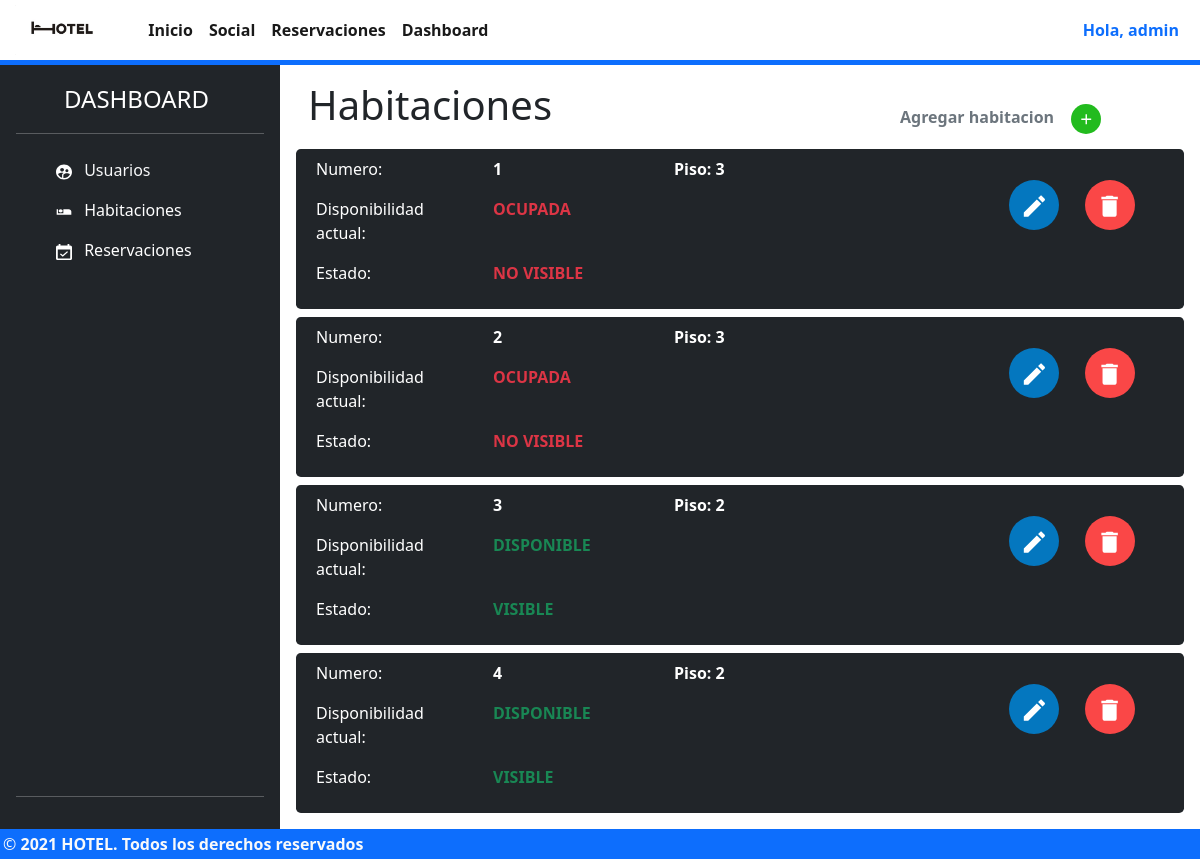
The app's page /dashboard/habitaciones (signed in), older data.
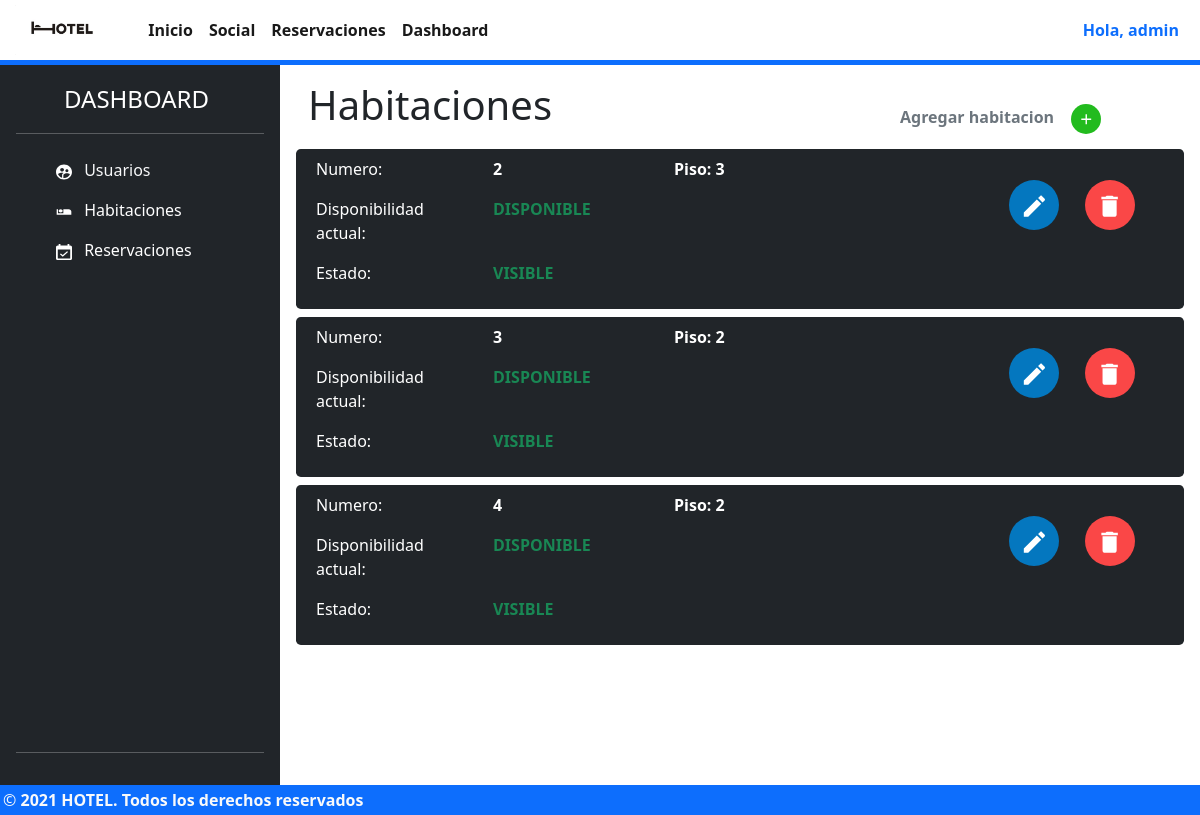
The same page, newer data.
### tables this page shows
CREATE TABLE "room" (
	"id_room"	INTEGER NOT NULL UNIQUE,
	"state"	BLOB NOT NULL,
	"visibility"	BLOB NOT NULL,
	"floor"	INTEGER,
	PRIMARY KEY("id_room" AUTOINCREMENT)
);

### app.py (the view)
@app.route("/dashboard/habitaciones", methods=["GET", "POST"])
def dashboard_habitacion_page():
    if request.method == "POST":
        state=request.form["state"]
        visibility=request.form["visibility"]
        floor=request.form["floor"]
        add_room(state, visibility, floor)
    rooms=get_room()
    tempSession = getCurrentUser()
    return render_template('habitacion.dashboard.html',rooms=rooms, session = {"login": tempSession["login"], "user": tempSession["user"]})

### app.py (called while the page is built)
def getCurrentUser():
    if 'email' in session:
        email = session['email']
        db = sqlite3.connect('hotel_db.db')
        sentencia = "SELECT * FROM user where email='"+email+"'"
        cursor = db.cursor()
        cursor.execute(sentencia)
        data = cursor.fetchall()
        db.close()
        if(len(data) > 0):
            user = {
            "id": data[0][0],
            "name": data[0][1],
            "role": data[0][2],
            "email": data[0][3]
            }
            return {
                "login": 1,
                "user": user
            }
        else:
            return {
                "login": 0,
                "user": ""
            }
    else:
        return {
            "login": 0,
            "user": ""
        }

def get_room():
    conn=sqlite3.connect("hotel_db.db")
    cur = conn.cursor()
    cur.execute("SELECT * FROM room")
    rows = cur.fetchall()
    print("rows:",rows)
    for res in rows:
      print(res)
    conn.close()
    return rows

### templates/habitacion.dashboard.html (shortened to what this page needs)
  {% macro cardSales(id, state,visibility, floor ) -%}
  <div class="row bg-dark text-white mt-2 rounded-3">
    <div class="col-5 p-2">
      <div class="row p-0 m-0">
        <div class="col">
          <p>Numero:</p>
        </div>
        <div class="col">
          <strong>{{id}}</strong>
        </div>
      </div>
      <div class="row p-0 m-0">
        <div class="col">
          <p>Disponibilidad actual:</p>
        </div>
        <div class="col">
          {% if state=="1" %}
            <strong class="text-success">DISPONIBLE</strong>
            {% else %}
            <strong class="text-danger">OCUPADA</strong>
          {% endif %}
        </div>
      </div>
      <div class="row p-0 m-0">
        <div class="col">
          <p>Estado:</p>
        </div>
        <div class="col">
          {% if visibility=="1" %}
            <strong class="text-success">VISIBLE</strong>
            {% else %}
            <strong class="text-danger">NO VISIBLE</strong>
          {% endif %}
        </div>
      </div>
    </div>
    <div class="col-4 p-2">
      <div>
        <strong>Piso: {{floor}}</strong>
      </div>
    </div>
    <div class="col-3 md-4">
      <div class="d-flex justify-content-end mt-4 me-4">
        <button class="btn" data-bs-toggle="modal" href="#editar{{id}}" role="button">
        </button>
        <button class="btn" data-bs-toggle="modal" href="#delete{{id}}" role="button">
        </button>
      </div>
    </div>
  </div>
  {%- endmacro %}
{% extends 'models/dashboard.html' %} {% block contentdash %}
<div class="row">
  <div class="display-6 col-8"><b>Habitaciones</b></div>
  <div class="text-muted col-4 pt-3">
    <strong>Agregar habitacion</strong>
    <button
      class="btn"
      data-bs-toggle="modal"
      href="#agregarHabitacion"
      role="button"
    >
      <svg
        width="30"
        height="30"
        viewBox="0 0 62 62"
        fill="none"
        xmlns="http://www.w3.org/2000/svg"
      >
        <circle cx="31" cy="31" r="31" fill="#22BB1E" />
        <path
          d="M41.7084 32.9584H32.9584V41.7084H30.0417V32.9584H21.2917V30.0417H30.0417V21.2917H32.9584V30.0417H41.7084V32.9584Z"
          fill="white"
        />
      </svg>
    </button>
  </div>
</div>
{% for room in rooms %}
    {{cardSales(room[0],room[1],room[2],room[3])}}
{% endfor %}
{% endblock contentdash %}

Row changes from the older to the newer data that the page shows:
removed room: id "1", shows "OCUPADA", shows "NO VISIBLE", floor "3"
changed room id 2: text "OCUPADA NO VISIBLE" → "DISPONIBLE VISIBLE"
